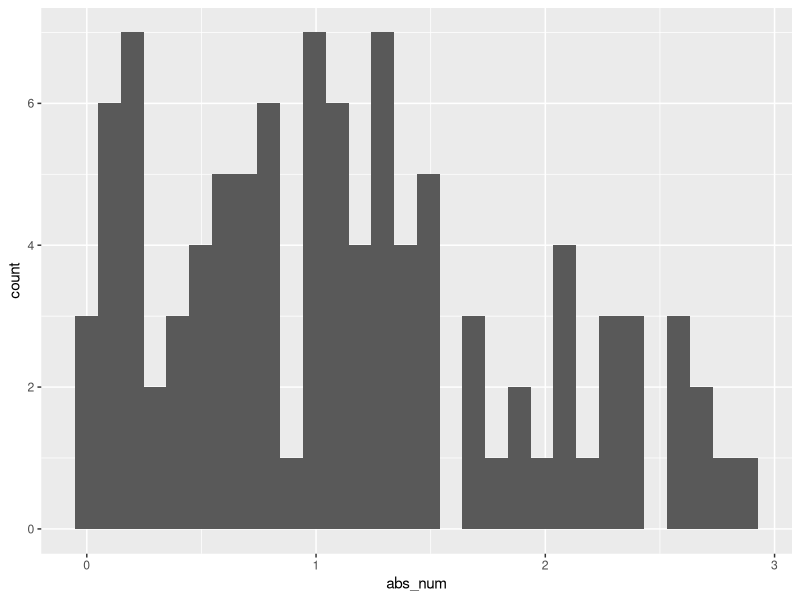

This figure's R source:
## ---- chunk 1
samp = rnorm(100)
length(samp)
## ---- chunk 2
library(tidyverse)

learning_assessment= 
  tibble(
    num = rnorm(n = 100, mean = 1),
    logi = num > 1,
    abs_num = abs(num)
  )
   
ggplot(learning_assessment, aes(x=abs_num)) + geom_histogram()

median_num = median(pull(learning_assessment, num))
